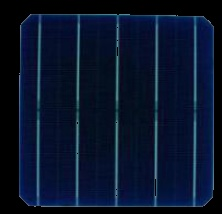
#> input picture PyProjects/cvpy/OpenCVDemo/8.形态学操作/a.jpg, 222 x 214 px
$ python demo1.py
#> lines starting #> are read from the running program, lines starting #| are printed output that depends on the picture
import cv2 as cv
import numpy as np
# 腐蚀是最基本的形态学操作之一，它能够将图像的边界点消除，使图像沿着边界向内收缩，也可以将小于指定结构体元素的部分去除。
a1 = cv.imread("a.jpg")
#> a1 is the input picture: shape (214, 222, 3); mean B, G, R 42.9, 20.1, 8.5
kernel = np.ones((2,2),dtype=np.uint8)
res = cv.erode(a1,kernel,iterations=2)
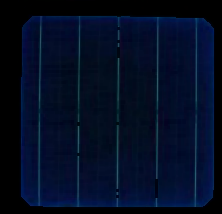
#> res: shape (214, 222, 3); mean B, G, R 35.7, 13, 2.8
cv.imshow("a1",res)
cv.imwrite("a1.jpg",res)
cv.waitKey(0)
